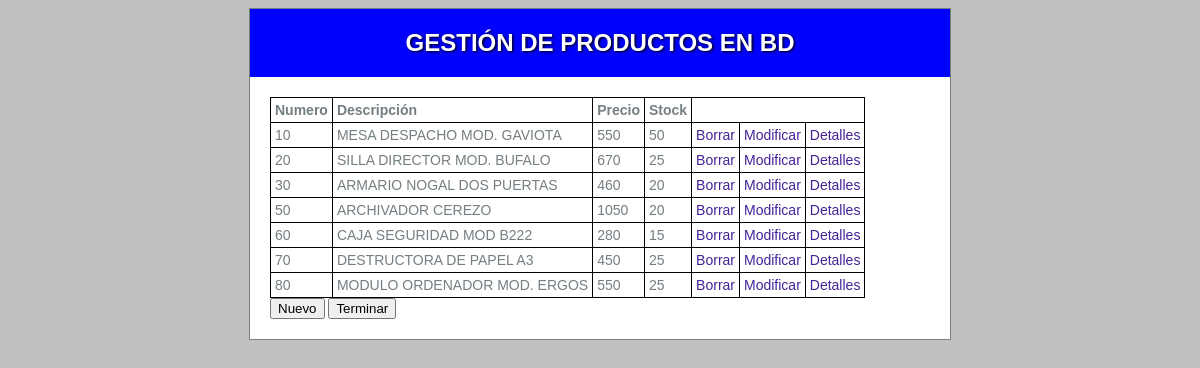
The page / on the database its author committed.
### tables this page shows
CREATE TABLE `PRODUCTOS` (
  `PRODUCTO_NO` int(4) NOT NULL,
  `DESCRIPCION` varchar(30) DEFAULT NULL,
  `PRECIO_ACTUAL` float(8,2) DEFAULT NULL,
  `STOCK_DISPONIBLE` int(9) DEFAULT NULL
);

### index.php (called while the page is built, shortened)
<?php
include_once 'app/funciones.php';
$contenido="";
$contenido .= mostrarDatos();
include_once "app/layout/principal.php";

### app/AccesoDatos.php (called while the page is built, shortened)
<?php
class AccesoDatos {
    private static $modelo = null;
    private $dbh = null;
    public static function getModelo(){
        if (self::$modelo == null){
            self::$modelo = new AccesoDatos();
        }
        return self::$modelo;
    }
    private function __construct(){
         $this->dbh = new mysqli(DB_SERVER,DB_USER,DB_PASSWD,DATABASE);
    }
    public function getProductos ():array {
        $tproducts = [];
        $stmt_products  = $this->dbh->prepare("select * from productos");
        $stmt_products->execute();
        $result = $stmt_products->get_result();
        if ( $result ){
            while ( $product = $result->fetch_object('Producto')){
               $tproducts[]= $product;
            }
        }
        return $tproducts;
    }
}

### app/funciones.php (the view, shortened to what this page needs)
<?php
include_once 'app/AccesoDatos.php';
function mostrarDatos (){
    $titulos = [ "Numero","Descripción","Precio","Stock"];
    $msg = "<table>\n";
    $msg .= "<tr>";
    for ($j=0; $j < count($titulos); $j++){
        $msg .= "<th>$titulos[$j]</th>";
    }
    $msg .= "</tr>";
    $auto = $_SERVER['PHP_SELF'];
    $db = AccesoDatos::getModelo();
    $tproducts = $db->getProductos();
    foreach ($tproducts as $product) {
        $msg .= "<tr>";
        $msg .= "<td>$product->PRODUCTO_NO</td>";
        $msg .= "<td>$product->DESCRIPCION</td>";
        $msg .= "<td>$product->PRECIO_ACTUAL</td>";
        $msg .= "<td>$product->STOCK_DISPONIBLE</td>";
        $msg .="<td><a href=\"#\" onclick=\"confirmarBorrar('$product->DESCRIPCION','$product->PRODUCTO_NO');\" >Borrar</a></td>\n";
        $msg .="<td><a href=\"".$auto."?orden=Modificar&id=$product->PRODUCTO_NO\">Modificar</a></td>\n";
        $msg .="<td><a href=\"".$auto."?orden=Detalles&id=$product->PRODUCTO_NO\" >Detalles</a></td>\n";
        $msg .="</tr>\n";
    }
    $msg .= "</table>";
    return $msg;
}

### app/layout/principal.php (shortened to what this page needs)
<!DOCTYPE html>
<html>
<head>
<link href="web/default.css" rel="stylesheet" type="text/css" />
</head>
<body>
<div id="container" >
<div id="header">
<h1>GESTIÓN DE PRODUCTOS EN BD</h1>
</div>
<div id="content">
<?= $contenido ?>
<form>
<input type="submit" name="orden" value="Nuevo">
<input type="submit" name="orden" value="Terminar">
</form>
</div>
</div>
</body>

### web/default.css (style rules this page uses)
body { background: silver; text-align: justify; font-family: Tahoma, Geneva, sans-serif; font-size: 14px; color: #757E82; }
#container { margin: 0 auto; width: 700px; background:#fff; border: solid 1px; }
#header { background: blue; text-align: center; padding: 20px; color: white; text-shadow: black 0.1em 0.1em 0.2em; }
#header h1 { font-size: 24px; margin: 0; }
#content { background: white; clear: left; padding: 20px; }
a { color: #429; text-decoration: none; }
table, th, td { border: 1px solid black; border-collapse:collapse; padding: 4px; }

### rows shown on the page
productos: PRODUCTO_NO "10", DESCRIPCION "MESA DESPACHO MOD. GAVIOTA", PRECIO_ACTUAL "550", STOCK_DISPONIBLE "50"
productos: PRODUCTO_NO "20", DESCRIPCION "SILLA DIRECTOR MOD. BUFALO", PRECIO_ACTUAL "670", STOCK_DISPONIBLE "25"
productos: PRODUCTO_NO "30", DESCRIPCION "ARMARIO NOGAL DOS PUERTAS", PRECIO_ACTUAL "460", STOCK_DISPONIBLE "20"
productos: PRODUCTO_NO "50", DESCRIPCION "ARCHIVADOR CEREZO", PRECIO_ACTUAL "1050", STOCK_DISPONIBLE "20"
productos: PRODUCTO_NO "60", DESCRIPCION "CAJA SEGURIDAD MOD B222", PRECIO_ACTUAL "280", STOCK_DISPONIBLE "15"
productos: PRODUCTO_NO "70", DESCRIPCION "DESTRUCTORA DE PAPEL A3", PRECIO_ACTUAL "450", STOCK_DISPONIBLE "25"
productos: PRODUCTO_NO "80", DESCRIPCION "MODULO ORDENADOR MOD. ERGOS", PRECIO_ACTUAL "550", STOCK_DISPONIBLE "25"

### other values the page prints
$titulos[$j] "Numero"
$titulos[$j] "Descripción"
$titulos[$j] "Precio"
$titulos[$j] "Stock"
